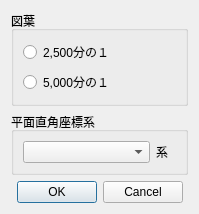
<?xml version="1.0" encoding="UTF-8"?>
<ui version="4.0">
 <class>DialogSelectSystem</class>
 <widget class="QDialog" name="DialogSelectSystem">
  <property name="geometry">
   <rect>
    <x>0</x>
    <y>0</y>
    <width>199</width>
    <height>205</height>
   </rect>
  </property>
  <property name="windowTitle">
   <string>国土基本図郭プラグイン</string>
  </property>
  <layout class="QVBoxLayout" name="verticalLayout">
   <item>
    <widget class="QGroupBox" name="groupBox">
     <property name="title">
      <string>図葉</string>
     </property>
     <layout class="QVBoxLayout" name="verticalLayout_2">
      <item>
       <widget class="QRadioButton" name="radioButton_2500">
        <property name="text">
         <string>2,500分の１</string>
        </property>
       </widget>
      </item>
      <item>
       <widget class="QRadioButton" name="radioButton_5000">
        <property name="text">
         <string>5,000分の１</string>
        </property>
       </widget>
      </item>
     </layout>
    </widget>
   </item>
   <item>
    <widget class="QGroupBox" name="groupBox_2">
     <property name="title">
      <string>平面直角座標系</string>
     </property>
     <layout class="QHBoxLayout" name="horizontalLayout">
      <item>
       <widget class="QComboBox" name="comboBox_system">
        <property name="currentIndex">
         <number>-1</number>
        </property>
       </widget>
      </item>
      <item>
       <widget class="QLabel" name="label">
        <property name="maximumSize">
         <size>
          <width>20</width>
          <height>16777215</height>
         </size>
        </property>
        <property name="text">
         <string>系</string>
        </property>
       </widget>
      </item>
     </layout>
    </widget>
   </item>
   <item>
    <widget class="QDialogButtonBox" name="buttonBox">
     <property name="orientation">
      <enum>Qt::Horizontal</enum>
     </property>
     <property name="standardButtons">
      <set>QDialogButtonBox::Cancel|QDialogButtonBox::Ok</set>
     </property>
     <property name="centerButtons">
      <bool>true</bool>
     </property>
    </widget>
   </item>
  </layout>
 </widget>
 <resources/>
 <connections>
  <connection>
   <sender>buttonBox</sender>
   <signal>accepted()</signal>
   <receiver>DialogSelectSystem</receiver>
   <slot>accept()</slot>
   <hints>
    <hint type="sourcelabel">
     <x>248</x>
     <y>254</y>
    </hint>
    <hint type="destinationlabel">
     <x>157</x>
     <y>274</y>
    </hint>
   </hints>
  </connection>
  <connection>
   <sender>buttonBox</sender>
   <signal>rejected()</signal>
   <receiver>DialogSelectSystem</receiver>
   <slot>reject()</slot>
   <hints>
    <hint type="sourcelabel">
     <x>316</x>
     <y>260</y>
    </hint>
    <hint type="destinationlabel">
     <x>286</x>
     <y>274</y>
    </hint>
   </hints>
  </connection>
 </connections>
</ui>
